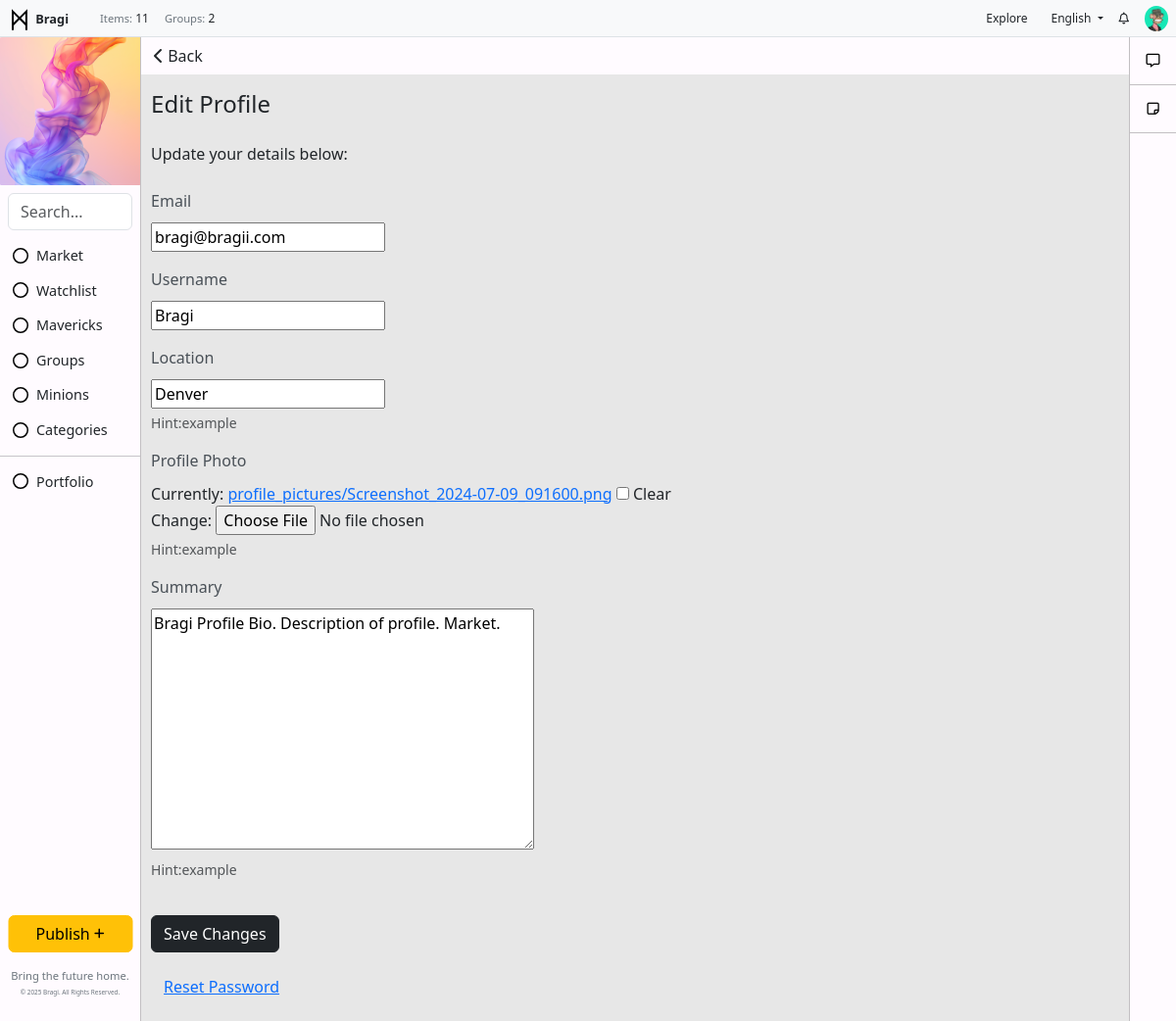
Page /users/profile/edit/ (signed in) on the committed database.
### users/models.py (models this page shows, shortened)
class UserProfile(models.Model):
    user = models.OneToOneField(User, on_delete=models.CASCADE)
    bio = models.TextField(blank=True, null=True)  # Bio field
    profile_picture = models.ImageField(upload_to='profile_pictures/', null=True, blank=True)  # Profile picture
    location = models.CharField(max_length=255, blank=True, null=True)  # New location field

### toolbar/models.py (models this page shows, shortened)
class ToolbarAd(models.Model):  # Separate model for the toolbar's external image
    name = models.CharField(max_length=100, blank=True, null=True)
    alt_text = models.CharField(max_length=200, blank=True, null=True)  # Alt text for the image
    image = models.ImageField(upload_to='toolbar_images/', blank=True, null=True)  # Image upload field
    url = models.URLField(max_length=200, blank=True, null=True)  # Use URLField for link
    visible = models.BooleanField(default=True)

class ToolbarItem(models.Model):
    icon = models.FileField(upload_to='toolbar_images/', blank=True, null=True)  # Image upload field
    name = models.CharField(max_length=100)
    url = models.CharField(max_length=200, blank=True, null=True)
    order = models.IntegerField(default=0)
    visible = models.BooleanField(default=True)
    class Meta:
        ordering = ['order']

class UsersItem(models.Model):
    name = models.CharField(max_length=255)
    icon = models.FileField(upload_to='toolbar_images/', blank=True, null=True)  # Image upload field
    description = models.TextField(blank=True, null=True)
    visible = models.BooleanField(default=True)

### users/views.py (the view)
# urls.py: path('profile/edit/', views.profile_edit_view, name='profile_edit'),  # Profile edit page
@login_required
def profile_edit_view(request):
    user_profile, created = UserProfile.objects.get_or_create(user=request.user)
    if request.method == 'POST':
        user_form = UserEditForm(request.POST, instance=request.user)
        profile_form = UserProfileEditForm(request.POST, request.FILES, instance=user_profile)
        if user_form.is_valid() and profile_form.is_valid():
            user_form.save()  # Save the user data
            profile_form.save()  # Save the profile data
            print(f"Profile updated: {user_profile}")  # Debugging line
            return redirect('profile')  # Redirect to the profile view after saving
    else:
        user_form = UserEditForm(instance=request.user)
        profile_form = UserProfileEditForm(instance=user_profile)
    return render(request, 'users/profile_edit.html', {
        'user_form': user_form,
        'profile_form': profile_form,
    })

### users/forms.py
class UserEditForm(forms.ModelForm):
    class Meta:
        model = User
        fields = ['username', 'email']  # Email is visible only to the user

class UserProfileEditForm(forms.ModelForm):
    class Meta:
        model = UserProfile
        fields = ['bio', 'profile_picture', 'location']  # Add location field

### backend/context_processors.py (called while the page is built)
def published_posts_count(request):
    count = Post.objects.filter(status='published').count()
    return {'published_posts_count': count}

def toolbar_items(request):
    return {
        'toolbar_items': ToolbarItem.objects.filter(visible=True),
        'toolbar_ad': ToolbarAd.objects.filter(visible=True).first(),
        'toolbar_user_items': UsersItem.objects.filter(visible=True),  # Plural name for consistency
    }

def group_count(request):
    return {'group_count': Group.objects.count()}

### users/templates/users/profile_edit.html (shortened to what this page needs)
{% extends "base.html" %}
{% block content %}
<div class="text-left" style="position: sticky; top: 0; margin: 0; padding: 0; background-color: #FFFBFF; ">
    <button onclick="window.history.back();" class="btn">
        <i class="fa-solid fa-chevron-left"></i> Back
    </button>
</div>
    <div class="" style="padding: 16px 1%;">
        <h4 class="mb-4">Edit Profile</h4>
        <p class="mb-4">Update your details below:</p>
        <form method="POST" enctype="multipart/form-data">
            <div class="mb-3">
                <label for="id_title" class="form-label">Email</label>
                <div>
                    {{ user_form.email }}
                </div>
            </div>
            <div class="mb-3">
                <label for="id_title" class="form-label">Username</label>
                <div>
                    {{ user_form.username }}
                </div>
            </div>
            <div class="mb-3">
                <label for="id_title" class="form-label">Location</label>
                <div>
                    {{ profile_form.location }}
                </div>
                <div id="helpText" class="form-text">Hint:example</div>
            </div>
            <div class="mb-3">
                <label for="id_title" class="form-label">Profile Photo</label>
                <div>
                    {{ profile_form.profile_picture }}
                </div>
                <div id="helpText" class="form-text">Hint:example</div>
            </div>
            <div class="mb-3">
                <label for="id_title" class="form-label">Summary</label>
                <div>
                    {{ profile_form.bio }}
                </div>
                <div id="helpText" class="form-text">Hint:example</div>
            </div>
            <button type="submit" class="btn btn-dark">Save Changes</button>
        </form>
        <div class="mt-3">
            <a href="{% url 'password_reset' %}" class="btn btn-link">Reset Password</a>
        </div>
    </div>
</div>
{% endblock %}

### templates/base.html (shortened to what this page needs)
{% load static %}
<!DOCTYPE html>
<html lang="en">
<head>
    <link href="https://cdn.jsdelivr.net/npm/bootstrap@5.3.0-alpha1/dist/css/bootstrap.min.css" rel="stylesheet">
    <link rel="stylesheet" href="https://cdnjs.cloudflare.com/ajax/libs/font-awesome/6.0.0-beta3/css/all.min.css">
    <link rel="stylesheet" href="{% static 'css/styles.css' %}">
</head>
<body>
    {% if user.is_authenticated %}
    <div class="container-fluid">
        <div class="row fixed-top px-2 py-0 bg-light border-bottom" style="height: 38px; z-index: 1000;">
            <div class="col-auto d-flex align-items-center">
                <a href="/" class="text-decoration-none">
                    <img src="{% static 'img/logo.svg' %}" alt="Icon" style="width: 24px; height: 24px; color: #000000;">
                    <span class="fw-semibold text-dark m-0" style="font-size: .8rem;">Bragi</span>
                </a>
            </div>
            <div class="col d-flex align-items-center">
                <ul class="navbar-nav d-flex flex-row m-0" style="font-size: 0.75rem;">
                    <li class="nav-item mx-2">
                        <p class="m-0"> <span class="text-secondary" style="font-size: .7rem;">Items:</span> {{ published_posts_count }}</p>
                    </li>
                    <li class="nav-item mx-2">
                        <p class="m-0"> <span class="text-secondary" style="font-size: .7rem;">Groups:</span> {{ group_count }}</p>
                    </li>
                </ul>
            </div>
            <div class="col d-flex justify-content-end align-items-center" style="height: 38px;">
                <ul class="navbar-nav d-flex flex-row m-0 align-items-center">
                    <li class="nav-item mx-2">
                        <a href="/" class="nav-link btn btn-warning py-1 px-2" style="font-size: 0.75rem;">Explore</a>
                    </li>
                    <li class="nav-item dropdown mx-2">
                        <a class="nav-link dropdown-toggle" id="dropdownMenuLink" role="button" data-bs-toggle="dropdown" aria-expanded="false" style="font-size: 0.75rem;">
                            English
                        </a>
                    </li>
                    <li class="nav-item mx-2">
                        <a href="{% url 'notifications_list' %}" class="nav-link text-decoration-none" style="color: inherit; text-decoration: none; font-size: 0.75rem;">
                            <i class="fa-regular fa-bell"></i>
                        </a>
                    </li>
                    <li class="nav-item dropdown" style="margin-left: 8px;">
                        <a href="#" class="nav-link" id="dropdownUser2" role="button" data-bs-toggle="dropdown" aria-expanded="false" style="padding: 3px 0;">
                            {% if request.user.is_authenticated and request.user.userprofile.profile_picture %}
                                <img src="{{ request.user.userprofile.profile_picture.url }}" alt="Profile Picture" class="rounded-circle" style="width: 24px; height: auto; object-fit: cover;">
                            {% else %}
                                <i class="fas fa-user-circle" style="width: 24px; height: 24px; object-fit: cover;"></i>
                            {% endif %}
                        </a>
                    </li>
                </ul>
            </div>
        </div>
            <div class="row" style="margin-top: 38px; position: relative; display: flex; height: 100vh;">
                <div class="col-auto" style="position: fixed; top: 38px; left: 0; bottom: 0; width: 144px; background-color: #FFFBFF; border-right: 1px solid #C2BFC2; margin: 0; padding: 0;">
                    {% if toolbar_ad %}
                    <div  style="display: flex; justify-content: center; align-items: center; overflow: hidden;">
                        {% if toolbar_ad.image %}
                            <a href="{{ toolbar_ad.url }}" target="_blank">
                                <img src="{{ toolbar_ad.image.url }}" alt="{{ toolbar_ad.alt_text }}">
                            </a>
                        {% else %}
                            <p>No toolbar image available.</p>
                        {% endif %}
                    </div>
                    {% else %}
                        <p>No toolbar ad found.</p>
                    {% endif %}
                    <form class="search-form m-2" method="get" action="{% url 'post_list' %}">
                        <input class="form-control" type="search" name="q" placeholder="Search..." aria-label="Search" value="{{ query|default:'' }}">
                    </form>
                    <ul class="list-unstyled">
                        <li class="nav-item">
                            <ul class="list-unstyled">
                                {% for item in toolbar_items %}
                                    {% if item.visible %}
                                        <li class="nav-item">
                                            <a href="{{ item.url }}" class="btn btn-toggle align-items-center" style="display: flex; align-items: center;">
                                                {% if item.icon %}
                                                <img src="{{ item.icon.url }}" alt="{{ item.name }} icon" class="icon-class" style="width: 16px; height: 16px; margin-right: 8px;">
                                                {% endif %}
                                                <span class="" style="font-size: .9rem;">{{ item.name }}</span>
                                            </a>
                                        </li>
                                    {% endif %}
                                {% endfor %}
                            </ul>
                        </li>
                        <li><hr class="my-2"></li>
                        <li class="nav-item">
                            <ul class="list-unstyled">
                                {% for toolbar_user_item in toolbar_user_items %}
                                    <li class="nav-item" style="text-decoration: none;">
                                        <a class="btn btn-toggle align-items-center" style="text-decoration: none; display: flex; align-items: center;" type="button" data-bs-toggle="collapse" data-bs-target="#collapse-{{ toolbar_user_item.id }}" aria-expanded="false" aria-controls="collapse-{{ toolbar_user_item.id }}">
                                            {% if toolbar_user_item.icon %}
                                                <img src="{{ toolbar_user_item.icon.url }}" alt="{{ toolbar_user_item.name }} icon" class="icon-class" style="width: 16px; height: 16px; margin-right: 8px;">
                                            {% endif %}
                                            <span class="" style="font-size: .9rem;">{{ toolbar_user_item.name }}</span>
                                        </a>
                                    </li>
                                {% endfor %}
                            </ul>
                        </li>
                    </ul>
                    <ul class="navbar-nav position-absolute bottom-0 start-50 translate-middle-x w-100 p-2">
                        <li class="nav-item mb-3">
                            <a href="{% url 'post_create' %}" class="btn btn-warning w-100">Publish <i class="fas fa-plus fa-xs"></i></a>
                        </li>
                        <li class="nav-item">
                            <p class="mb-0 text-center" style="font-size: 0.7rem; line-height: 1.5; color: #6c757d;">
                                Bring the future home.
                            </p>
                            <p class="text-center mt-1" style="color: #6c757d; font-size: 0.4rem;">
                                &copy; {% now "Y" %} Bragi. All Rights Reserved.
                            </p>
                        </li>
                    </ul>
                </div>
                <div class="col" style="padding: 0; margin-left: 144px; margin-right: 48px; background:rgb(231, 231, 231)">
                        {% block content %}{% endblock %}
                </div>
                <div class="col-auto" style="position: fixed; top: 38px; right: 0; bottom: 0; width: 48px; background-color: #FFFBFF; border-left: 1px solid #C2BFC2; margin: 0; padding: 0;">
                    <ul class="nav nav-flush flex-column text-center">
                        <li class="nav-item" style="border-bottom: 1px solid #C2BFC2; margin: 0; padding: 12px; ">
                            <a href="{% url 'communication_center' %}" style="color: #000000; margin: 0; padding: 0;" aria-current="page" title="Communication Center" data-bs-toggle="tooltip" data-bs-placement="right">
                                <i class="fa-regular fa-message fa-sm"></i>
                            </a>
                        </li>
                        <li class="nav-item" style="border-bottom: 1px solid #C2BFC2; margin: 0; padding: 12px; ">
                            <a href="{% url 'draft_posts' %}" style="color: #000000; margin: 0; padding: 0;" aria-current="page" title="Drafts" data-bs-toggle="tooltip" data-bs-placement="right">
                                <i class="fa-regular fa-note-sticky fa-sm"></i>
                            </a>
                        </li>
                    </ul>
                </div>
            </div>
    {% endif %}
</body>
</html>

### static/css/styles.css (style rules this page uses)
.form-label { font-weight: 500; color: #495057; margin-bottom: 10px; }
button[type="submit"] { margin-top: 20px; }
.mb-3 { margin-bottom: 20px; }

### rows in the picture
ToolbarAd: image (picture)
ToolbarItem: icon (picture), name "Market"
ToolbarItem: icon (picture), name "Watchlist"
ToolbarItem: icon (picture), name "Mavericks"
ToolbarItem: icon (picture), name "Groups"
ToolbarItem: icon (picture), name "Minions"
ToolbarItem: icon (picture), name "Categories"
UsersItem: icon (picture), name "Portfolio"
UserProfile: location "Denver", bio "Bragi Profile Bio. Description of profile. Market."

### other values in the picture
{{ published_posts_count }} "11"
{{ group_count }} "2"
